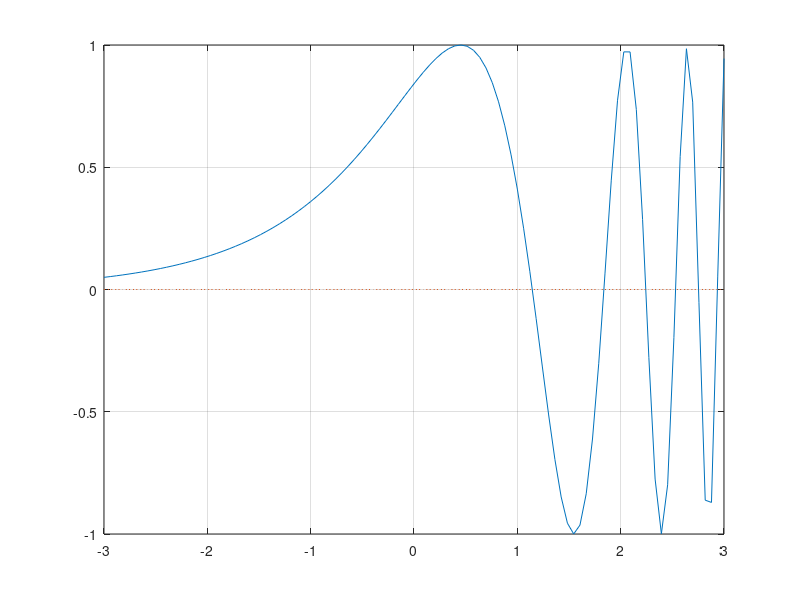

This chart was generated by the following MATLAB code: (Note: this script raises an error after producing the figure.)
a=-3;
b=3;
m=100;
x=linspace(a,b,m);
f='sin(exp(1).^x)';
plot(x,eval(f),x,0*x,':');
grid on
z=ginput(1);
[zr,fr]=fzero(f,z(1))
hold on
plot(zr,fr,'r*',z(1),z(2),'g*')
